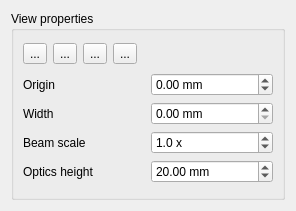
<?xml version="1.0" encoding="UTF-8"?>
<ui version="4.0">
 <class>OpticsViewProperties</class>
 <widget class="QWidget" name="OpticsViewProperties">
  <property name="geometry">
   <rect>
    <x>0</x>
    <y>0</y>
    <width>296</width>
    <height>211</height>
   </rect>
  </property>
  <property name="windowTitle">
   <string/>
  </property>
  <layout class="QHBoxLayout" name="horizontalLayout_2">
   <item>
    <widget class="QGroupBox" name="groupBox">
     <property name="title">
      <string>View properties</string>
     </property>
     <layout class="QVBoxLayout" name="verticalLayout">
      <item>
       <layout class="QHBoxLayout" name="horizontalLayout">
        <item>
         <widget class="QToolButton" name="toolButton_ZoomIn">
          <property name="toolTip">
           <string>Zoom in</string>
          </property>
          <property name="text">
           <string>...</string>
          </property>
          <property name="icon">
           <iconset resource="GaussianBeamRessource.qrc">
            <normaloff>:/images/zoom-in.png</normaloff>:/images/zoom-in.png</iconset>
          </property>
          <property name="checkable">
           <bool>false</bool>
          </property>
         </widget>
        </item>
        <item>
         <widget class="QToolButton" name="toolButton_ZoomOut">
          <property name="toolTip">
           <string>Zoom out</string>
          </property>
          <property name="text">
           <string>...</string>
          </property>
          <property name="icon">
           <iconset resource="GaussianBeamRessource.qrc">
            <normaloff>:/images/zoom-out.png</normaloff>:/images/zoom-out.png</iconset>
          </property>
         </widget>
        </item>
        <item>
         <widget class="QToolButton" name="toolButton_ZoomFull">
          <property name="toolTip">
           <string>View full bench</string>
          </property>
          <property name="text">
           <string>...</string>
          </property>
          <property name="icon">
           <iconset resource="GaussianBeamRessource.qrc">
            <normaloff>:/images/zoom-original.png</normaloff>:/images/zoom-original.png</iconset>
          </property>
         </widget>
        </item>
        <item>
         <widget class="QToolButton" name="toolButton_Lock">
          <property name="toolTip">
           <string>Lock views</string>
          </property>
          <property name="text">
           <string>...</string>
          </property>
          <property name="icon">
           <iconset resource="GaussianBeamRessource.qrc">
            <normaloff>:/images/object-unlocked.png</normaloff>
            <normalon>:/images/object-locked.png</normalon>:/images/object-unlocked.png</iconset>
          </property>
          <property name="checkable">
           <bool>true</bool>
          </property>
         </widget>
        </item>
        <item>
         <spacer name="horizontalSpacer">
          <property name="orientation">
           <enum>Qt::Horizontal</enum>
          </property>
          <property name="sizeHint" stdset="0">
           <size>
            <width>40</width>
            <height>20</height>
           </size>
          </property>
         </spacer>
        </item>
       </layout>
      </item>
      <item>
       <layout class="QGridLayout" name="gridLayout">
        <item row="1" column="1">
         <widget class="QDoubleSpinBox" name="doubleSpinBox_HorizontalRange">
          <property name="sizePolicy">
           <sizepolicy hsizetype="Preferred" vsizetype="Fixed">
            <horstretch>0</horstretch>
            <verstretch>0</verstretch>
           </sizepolicy>
          </property>
          <property name="suffix">
           <string> mm</string>
          </property>
          <property name="maximum">
           <double>10000.000000000000000</double>
          </property>
          <property name="singleStep">
           <double>10.000000000000000</double>
          </property>
         </widget>
        </item>
        <item row="2" column="1">
         <widget class="QDoubleSpinBox" name="doubleSpinBox_BeamScale">
          <property name="suffix">
           <string> x</string>
          </property>
          <property name="decimals">
           <number>1</number>
          </property>
          <property name="maximum">
           <double>10000.000000000000000</double>
          </property>
          <property name="singleStep">
           <double>2.000000000000000</double>
          </property>
          <property name="value">
           <double>1.000000000000000</double>
          </property>
         </widget>
        </item>
        <item row="1" column="0">
         <widget class="QLabel" name="label">
          <property name="text">
           <string>Width</string>
          </property>
         </widget>
        </item>
        <item row="0" column="0">
         <widget class="QLabel" name="label_3">
          <property name="text">
           <string>Origin</string>
          </property>
         </widget>
        </item>
        <item row="0" column="1">
         <widget class="QDoubleSpinBox" name="doubleSpinBox_Origin">
          <property name="suffix">
           <string> mm</string>
          </property>
          <property name="minimum">
           <double>-10000.000000000000000</double>
          </property>
          <property name="maximum">
           <double>10000.000000000000000</double>
          </property>
          <property name="singleStep">
           <double>10.000000000000000</double>
          </property>
         </widget>
        </item>
        <item row="2" column="0">
         <widget class="QLabel" name="label_2">
          <property name="text">
           <string>Beam scale</string>
          </property>
         </widget>
        </item>
        <item row="3" column="0">
         <widget class="QLabel" name="label_4">
          <property name="text">
           <string>Optics height</string>
          </property>
         </widget>
        </item>
        <item row="3" column="1">
         <widget class="QDoubleSpinBox" name="doubleSpinBox_OpticsHeight">
          <property name="suffix">
           <string> mm</string>
          </property>
          <property name="maximum">
           <double>1000000000.000000000000000</double>
          </property>
          <property name="singleStep">
           <double>10.000000000000000</double>
          </property>
          <property name="value">
           <double>20.000000000000000</double>
          </property>
         </widget>
        </item>
       </layout>
      </item>
     </layout>
    </widget>
   </item>
  </layout>
 </widget>
 <resources>
  <include location="GaussianBeamRessource.qrc"/>
 </resources>
 <connections/>
</ui>
